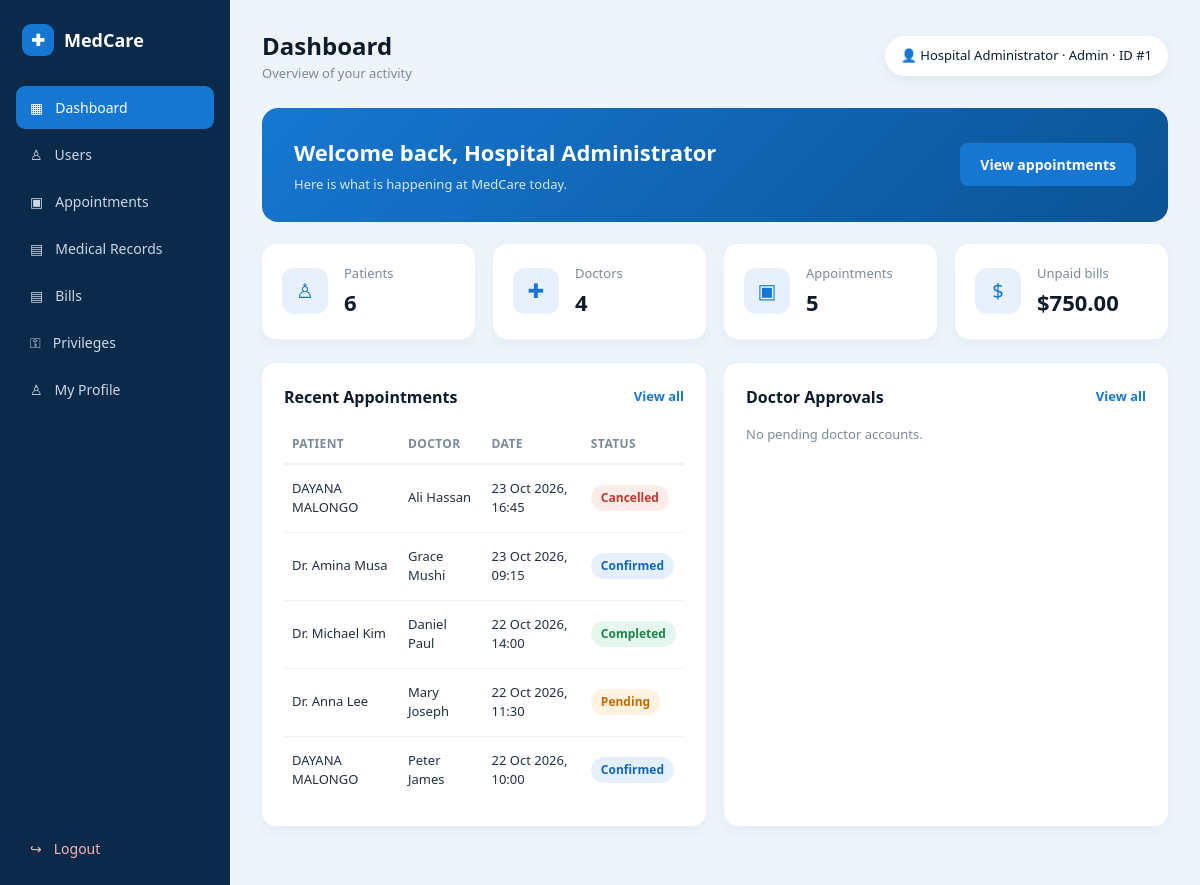
/dashboard.php (signed in), run on the app's committed database.
### tables this page shows
CREATE TABLE `appointments` (
  `id` int(11) NOT NULL,
  `patient_id` int(11) NOT NULL,
  `doctor_id` int(11) NOT NULL,
  `appointment_date` datetime NOT NULL,
  `status` enum('PENDING','CONFIRMED','COMPLETED','CANCELLED') DEFAULT 'PENDING',
  `notes` text DEFAULT NULL,
  `created_at` timestamp NOT NULL DEFAULT current_timestamp()
);

CREATE TABLE `users` (
  `id` int(11) NOT NULL,
  `full_name` varchar(150) NOT NULL,
  `email` varchar(150) NOT NULL,
  `phone` varchar(30) NOT NULL,
  `password` varchar(255) NOT NULL,
  `role` enum('ADMIN','DOCTOR','PATIENT') NOT NULL DEFAULT 'PATIENT',
  `specialization` varchar(150) DEFAULT NULL,
  `status` enum('PENDING','APPROVED','REJECTED') NOT NULL DEFAULT 'APPROVED',
  `created_at` timestamp NOT NULL DEFAULT current_timestamp()
);

### db.php (called while the page is built, shortened)
<?php
function e(?string $s): string { return htmlspecialchars((string)$s, ENT_QUOTES, 'UTF-8'); }
function is_logged_in(): bool { return isset($_SESSION['user_id']); }

### access.php (called while the page is built, shortened)
<?php
require_once __DIR__ . '/db.php';
function has_priv(string $perm): bool {
    $role = $_SESSION['role'];
    if ($role === 'ADMIN') return true;
    static $cache = null;
    return !empty($cache[$role][$perm]);
}

### dashboard.php (the view, shortened to what this page needs)
<?php
require __DIR__ . '/db.php';
require __DIR__ . '/layout.php';
$role = $_SESSION['role'];
$uid  = (int)$_SESSION['user_id'];
$name = $_SESSION['user_name'] ?? 'User';
function scalar(PDO $pdo, string $sql, array $params = []) {
    $st = $pdo->prepare($sql);
    $st->execute($params);
    return $st->fetchColumn();
}
$stats = [];
$pending = [];
if ($role === 'ADMIN') {
    $stats = [
        ['♙', 'Patients',       (int)scalar($pdo, "SELECT COUNT(*) FROM users WHERE role='PATIENT'")],
        ['✚', 'Doctors',        (int)scalar($pdo, "SELECT COUNT(*) FROM users WHERE role='DOCTOR' AND status='APPROVED'")],
        ['▣', 'Appointments',   (int)scalar($pdo, "SELECT COUNT(*) FROM appointments")],
        ['$', 'Unpaid bills',   '$' . number_format((float)scalar($pdo, "SELECT COALESCE(SUM(amount),0) FROM bills WHERE status<>'PAID'"), 2)],
    ];
    $pending = $pdo->query("SELECT id, full_name, specialization FROM users
                            WHERE role='DOCTOR' AND status='PENDING'
                            ORDER BY created_at DESC LIMIT 5")->fetchAll();
    $stmt = $pdo->prepare("SELECT a.*, p.full_name patient, d.full_name doctor
                           FROM appointments a
                           JOIN users p ON p.id=a.patient_id
                           JOIN users d ON d.id=a.doctor_id
                           ORDER BY a.appointment_date DESC LIMIT 6");
    $stmt->execute();
}
$appointments = $stmt->fetchAll();
?>
<!DOCTYPE html><html lang="en"><head>
<link rel="stylesheet" href="style.css">
</head><body><div class="app">
<aside class="sidebar">
  <div class="side-brand"><span class="logo small">✚</span><span>MedCare</span></div>
  <nav><?= nav_html('dashboard') ?></nav>
  <a class="logout" href="logout.php">↪ <span>Logout</span></a>
</aside>
<main class="main">
<header class="topbar">
  <div><h2>Dashboard</h2><p class="muted">Overview of your activity</p></div>
  <a class="profile" href="profile.php">👤 <?= e($name) ?> · <?= e(ucfirst(strtolower($role))) ?> · ID #<?= $uid ?></a>
</header>
<section class="hero">
  <div>
    <h1>Welcome back, <?= e($name) ?></h1>
    <p>Here is what is happening at MedCare today.</p>
  </div>
  <a class="primary" href="appointments.php">View appointments</a>
</section>
<div class="stats">
<?php foreach ($stats as [$icon, $label, $value]): ?>
  <div class="stat"><span><?= e($icon) ?></span><div><p><?= e($label) ?></p><h2><?= e((string)$value) ?></h2></div></div>
<?php endforeach; ?>
</div>
<div class="<?= $role === 'ADMIN' ? 'grid-2' : '' ?>">
  <div class="panel">
    <div class="panel-head"><h3>Recent Appointments</h3><a href="appointments.php">View all</a></div>
    <table>
      <thead><tr><th>Patient</th><th>Doctor</th><th>Date</th><th>Status</th></tr></thead>
      <tbody>
      <?php foreach ($appointments as $a):
        $st = strtoupper($a['status']);
        $badge = $st === 'CONFIRMED' ? 'blue' : ($st === 'COMPLETED' ? 'green' : ($st === 'PENDING' ? 'orange' : 'red'));
      ?>
        <tr>
          <td><?= e($a['patient']) ?></td>
          <td><?= e($a['doctor']) ?></td>
          <td><?= date('d M Y, H:i', strtotime($a['appointment_date'])) ?></td>
          <td><span class="badge <?= $badge ?>"><?= e(ucfirst(strtolower($st))) ?></span></td>
        </tr>
      <?php endforeach; ?>
      </tbody>
    </table>
  </div>
  <?php if ($role === 'ADMIN'): ?>
  <div class="panel">
    <div class="panel-head"><h3>Doctor Approvals</h3><a href="users.php?filter=DOCTOR">View all</a></div>
    <?php if (!$pending): ?><p class="muted">No pending doctor accounts.</p><?php endif; ?>
  </div>
  <?php endif; ?>
</div>
</main></div></body></html>

### layout.php (shortened to what this page needs)
<?php
require_once __DIR__ . '/access.php';
function nav_html(string $active): string {
    $role = $_SESSION['role'] ?? '';
    $items = [
        ['dashboard',    'dashboard.php',    '▦', 'Dashboard',       true],
        ['users',        'users.php',        '♙', 'Users',           $role === 'ADMIN'],
        ['appointments', 'appointments.php', '▣', 'Appointments',    true],
        ['records',      'records.php',      '▤', 'Medical Records', has_priv('records.view')],
        ['bills',        'bills.php',        '▤', 'Bills',           has_priv('bills.view')],
        ['privileges',   'privileges.php',   '⚿', 'Privileges',      $role === 'ADMIN'],
        ['profile',      'profile.php',      '♙', 'My Profile',      true],
    ];
    $html = '';
    foreach ($items as [$key, $href, $icon, $label, $show]) {
        $cls = $key === $active ? ' class="active"' : '';
        $html .= "<a$cls href=\"$href\">$icon <span>$label</span></a>";
    }
    return $html;
}
    ?>

### style.css (style rules this page uses)
* { box-sizing:border-box;margin:0;padding:0 }
html,body { height:100% }
body { font-family:'Segoe UI',Tahoma,Geneva,Verdana,sans-serif; background:#eef4fa;color:#0d1b2a;font-size:14px;line-height:1.5; }
a { color:inherit;text-decoration:none }
.muted { color:#7a8a99;font-size:13px }
.badge { display:inline-block;padding:4px 10px;border-radius:999px;font-size:12px;font-weight:600 }
.badge.green { background:#e4f7ec;color:#1e8449 }
.badge.orange { background:#fff2e0;color:#c46a00 }
.badge.blue { background:#e5f0ff;color:#1565c0 }
.badge.red { background:#fdecea;color:#c0392b }
button.primary,.primary { background:#1677d2;color:#fff;border:none; padding:11px 20px;border-radius:8px;font-weight:600; cursor:pointer;transition:background .2s;display:inline-block;text-align:center; }
.app { display:grid;grid-template-columns:230px 1fr;min-height:100vh }
.sidebar { background:#0b2a4a;color:#c9d7e6;padding:24px 16px; display:flex;flex-direction:column;gap:6px }
.side-brand { display:flex;align-items:center;gap:10px;color:#fff; font-weight:700;font-size:18px;margin-bottom:24px;padding-left:6px }
.sidebar nav { display:flex;flex-direction:column;gap:4px }
.sidebar nav a { display:flex;align-items:center;gap:12px; padding:11px 14px;border-radius:9px;color:#c9d7e6; font-weight:500;font-size:14px;transition:background .15s,color .15s }
.sidebar nav a.active { background:#1677d2;color:#fff }
.sidebar .logout { margin-top:auto;display:flex;align-items:center;gap:12px; padding:11px 14px;border-radius:9px;color:#ffb3b3 }
.logo { display:inline-flex;align-items:center;justify-content:center; width:44px;height:44px;border-radius:12px;background:#1677d2; color:#fff;font-weight:700;font-size:22px }
.logo.small { width:32px;height:32px;border-radius:9px;font-size:16px }
.main { padding:28px 32px;overflow-x:auto }
.topbar { display:flex;justify-content:space-between;align-items:center; margin-bottom:24px;flex-wrap:wrap;gap:16px }
.topbar h2 { font-size:24px;color:#0d1b2a }
.profile { display:flex;align-items:center;gap:8px;background:#fff; padding:10px 16px;border-radius:999px;box-shadow:0 4px 14px #1e4d6b12;font-size:13px }
.hero { background:linear-gradient(135deg,#1677d2,#0b5394);color:#fff; border-radius:16px;padding:28px 32px;margin-bottom:22px; display:flex;justify-content:space-between;align-items:center; gap:20px;flex-wrap:wrap }
.hero h1 { font-size:22px;margin-bottom:6px }
.hero p { color:#d6e6f5;font-size:13px }
.stats { display:grid;grid-template-columns:repeat(4,1fr);gap:18px;margin-bottom:24px }
.stat { background:#fff;border-radius:14px;padding:20px; display:flex;align-items:center;gap:16px;box-shadow:0 4px 14px #1e4d6b0e }
.stat span { width:46px;height:46px;border-radius:12px;background:#e8f1fb; color:#1677d2;display:flex;align-items:center;justify-content:center; font-size:20px;flex-shrink:0 }
.stat p { color:#7a8a99;font-size:13px;margin-bottom:2px }
.stat h2 { font-size:22px;color:#0d1b2a }
.panel { background:#fff;border-radius:14px;padding:22px; box-shadow:0 4px 14px #1e4d6b0e;margin-bottom:20px }
.panel h3 { font-size:16px;color:#0d1b2a;margin-bottom:14px }
.panel-head { display:flex;justify-content:space-between;align-items:center; margin-bottom:16px;flex-wrap:wrap;gap:12px }
.panel-head h3 { font-size:16px;color:#0d1b2a;margin-bottom:0 }
.panel-head a { color:#1677d2;font-size:13px;font-weight:600 }
.grid-2 { display:grid;grid-template-columns:1fr 1fr;gap:18px;margin-bottom:20px }
table { width:100%;border-collapse:collapse;font-size:13px }
table thead th { text-align:left;color:#7a8a99;font-weight:600;font-size:12px; text-transform:uppercase;letter-spacing:.4px;padding:10px 8px; border-bottom:2px solid #eef2f7 }
table tbody td { padding:14px 8px;border-bottom:1px solid #f0f4f8;color:#22303f }
table tbody tr:last-child td { border-bottom:none }

### data on the page
appointments: patient.full_name "DAYANA MALONGO", doctor.full_name "Ali Hassan", appointment_date "23 Oct 2026, 16:45", status "Cancelled"
appointments: patient.full_name "Dr. Amina Musa", doctor.full_name "Grace Mushi", appointment_date "23 Oct 2026, 09:15", status "Confirmed"
appointments: patient.full_name "Dr. Michael Kim", doctor.full_name "Daniel Paul", appointment_date "22 Oct 2026, 14:00", status "Completed"
appointments: patient.full_name "Dr. Anna Lee", doctor.full_name "Mary Joseph", appointment_date "22 Oct 2026, 11:30", status "Pending"
appointments: patient.full_name "DAYANA MALONGO", doctor.full_name "Peter James", appointment_date "22 Oct 2026, 10:00", status "Confirmed"

### other printed values
$icon "▦"
$label "Dashboard"
$icon "♙"
$label "Users"
$icon "▣"
$label "Appointments"
$icon "▤"
$label "Medical Records"
$label "Bills"
$icon "⚿"
$label "Privileges"
$label "My Profile"
$name "Hospital Administrator"
$role "Admin"
$uid "1"
